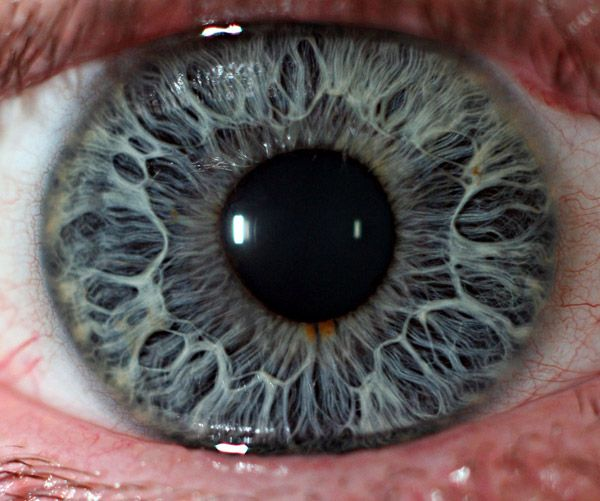
#> input picture data/raw/sample2_eye.jpg, 600 x 501 px, found by its file name
$ python segmentation.py
#> lines starting #> are read from the running program, lines starting #| are printed output that depends on the picture
import cv2
import numpy as np
import os
import matplotlib.pyplot as plt

def detect_iris_and_pupil(image_path, save_path="data/processed/segmented_iris.jpg"):
#> called with image_path = 'data/raw/sample2_eye.jpg', save_path = 'data/processed/segmented_iris.jpg'
    image = cv2.imread(image_path, cv2.IMREAD_GRAYSCALE)
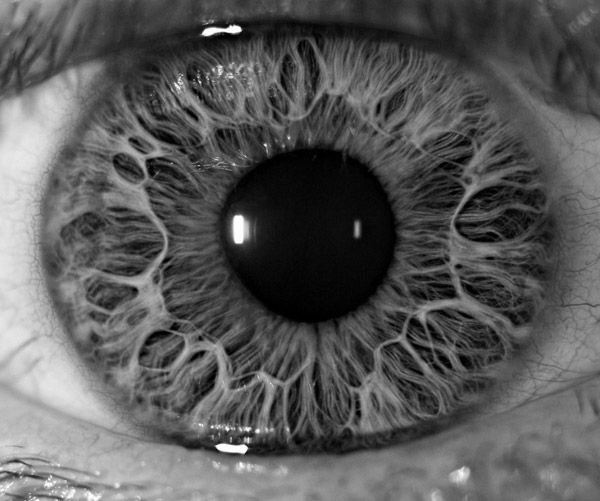
#> image: shape (501, 600); min 0, max 255, mean 89.4
    if image is None:
        raise FileNotFoundError("Image not found")

    # Denoise the image
    blurred = cv2.medianBlur(image, 5)

    # Detect circles (pupil and iris)
    circles = cv2.HoughCircles(blurred, cv2.HOUGH_GRADIENT, dp=1, minDist=100,
                               param1=100, param2=30, minRadius=20, maxRadius=100)
#> circles = [[142.5, 172.5, 87.3], [128.5, 304.5, 78.5], [434.5, 342.5, 59.7], [306.5, 228.5, 93.9], [248.5, 377.5, 69.7], [226.5, 117.5, 52], [510.5, 255.5, 71.9], [346.5, 410.5, 59.8], [446.5, 174.5, 65.2], [51.5, 384.5, 91.7], [360.5, 85.5, 44.1]]

    # Convert to color for drawing
    output = cv2.cvtColor(image, cv2.COLOR_GRAY2BGR)

    if circles is not None:
        circles = np.uint16(np.around(circles))
#> circles = [[142, 172, 87], [128, 304, 78], [434, 342, 60], [306, 228, 94], [248, 378, 70], [226, 118, 52], [510, 256, 72], [346, 410, 60], [446, 174, 65], [52, 384, 92], [360, 86, 44]]
        for i, circle in enumerate(circles[0, :2]):  # Draw only top 2 circles
            center = (circle[0], circle[1])
            radius = circle[2]
            if i == 0:
                label = "Pupil"
                color = (0, 255, 0)
            else:
                label = "Iris"
                color = (255, 0, 0)
            cv2.circle(output, center, radius, color, 2)
            cv2.putText(output, label, (center[0]-20, center[1]-10),
                        cv2.FONT_HERSHEY_SIMPLEX, 0.5, color, 1)
#> this loop made 2 passes
#> (center, radius, label, color) on passes 1 to 2: ((142, 172), 87, 'Pupil', (0, 255, 0)), ((128, 304), 78, 'Iris', (255, 0, 0))
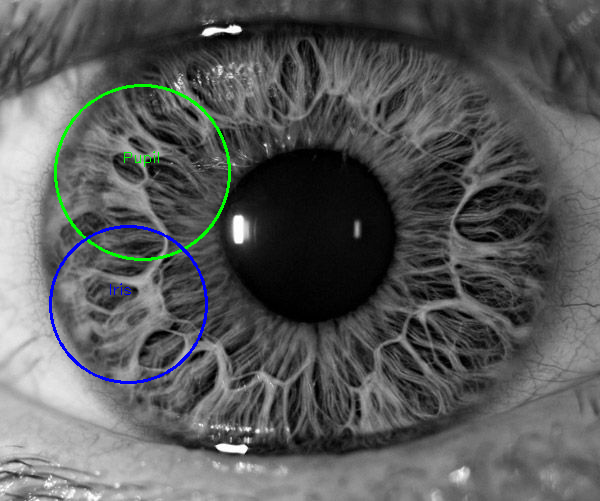
#> output: shape (501, 600, 3); mean B, G, R 89.6, 89.8, 88.3
    else:
        print("No circles detected.")

    # Save image
    os.makedirs(os.path.dirname(save_path), exist_ok=True)
    cv2.imwrite(save_path, output)
    print(f"[✅] Segmented image saved at: {save_path}")

    # Show image
    plt.imshow(cv2.cvtColor(output, cv2.COLOR_BGR2RGB))
    plt.title("Iris & Pupil Detection")
    plt.axis("off")
    plt.show()

# Run the function
if __name__ == "__main__":
    detect_iris_and_pupil("data/raw/sample2_eye.jpg")
